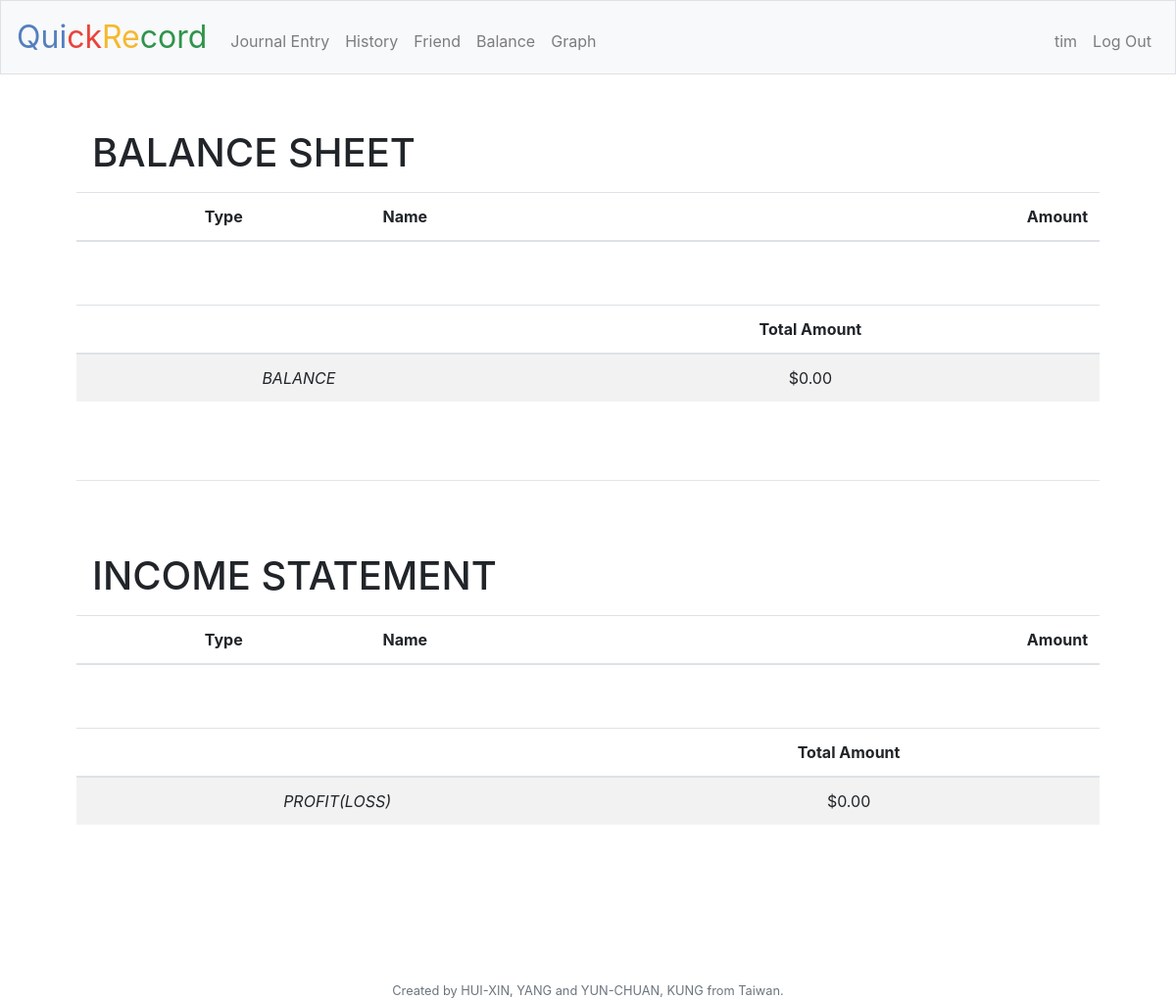
The app's page / (signed in), older data.
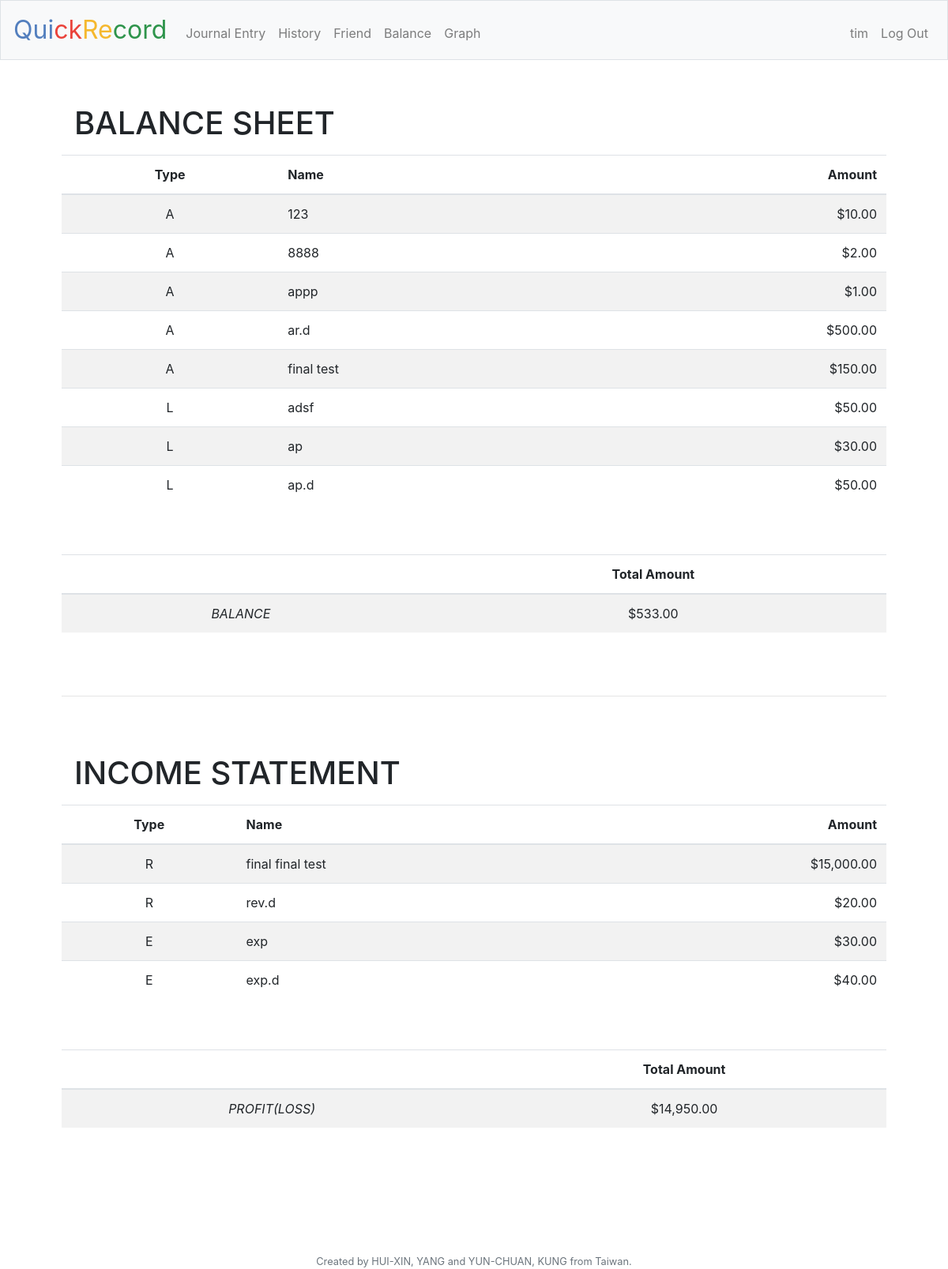
The same page, newer data.
### tables this page shows
CREATE TABLE accounts (
    id integer primary KEY,
    user_id integer not null,
    type text not null,
    name text not null,
    share text,
    sharestatus text,
    shareaccountid integer,
    note text,
    initial numeric default 0,
    amount numeric default 0,
    asker_id integer,
    FOREIGN KEY(user_id) REFERENCES users(id)
);

### application.py (the view)
@app.route("/")
@login_required
def index():
    A_balances, L_balances, R_balances, E_balances, balance, profit = allaccounts_gt0()
    return render_template("index.html", A_balances=A_balances, L_balances=L_balances, R_balances=R_balances, E_balances=E_balances, balance=balance, profit=profit)

### application.py (called while the page is built)
@app.after_request
def after_request(response):
    response.headers["Cache-Control"] = "no-cache, no-store, must-revalidate"
    response.headers["Expires"] = 0
    response.headers["Pragma"] = "no-cache"
    return response

@login_required
def allaccounts_gt0():
    noshare="None"
    share="Shared"
    pending="Waiting for approval"
    rows = db.execute("""
        SELECT *
        FROM accounts
        WHERE user_id=:user_id and (sharestatus=:noshare or sharestatus=:share or sharestatus=:pending)
        GROUP by name
        HAVING amount >0;
    """, user_id=session["user_id"], noshare=noshare, share=share, pending=pending)
    A_balances, L_balances, R_balances, E_balances, balance, profit = accountformat(rows)
    return (A_balances, L_balances, R_balances, E_balances, balance, profit)

### helpers.py (called while the page is built, shortened)
def login_required(f):
    @wraps(f)
    def decorated_function(*args, **kwargs):
        if session.get("user_id") is None:
            return redirect("/login")
        return f(*args, **kwargs)
    return decorated_function

def usd(value):
    return f"${value:,.2f}"

### templates/index.html (shortened to what this page needs)
{% extends "layout.html" %}
{% block main %}
    <h1 class="navbar navbar-expand-md navbar-light">BALANCE SHEET</h1>
    <table class="table table-striped">
        <thead>
            <tr>
                <th>Type</th>
                <th id="name">Name</th>
                <th id="amount">Amount</th>
            </tr>
        </thead>
        <tbody>
            {% for A_balance in A_balances %}
            <tr>
                <td>{{A_balance["type"]}}</td>
                <td id="name">{{A_balance["name"]}}</td>
                <td id="amount">{{A_balance["amount"]}}</td>
            </tr>
            {% endfor %}
            {% for L_balance in L_balances %}
            <tr>
                <td>{{L_balance["type"]}}</td>
                <td id="name">{{L_balance["name"]}}</td>
                <td id="amount">{{L_balance["amount"]}}</td>
            </tr>
            {% endfor %}
        </tbody>
    </table>
    <br></br>
    <table class="table table-striped">
        <thead>
            <tr>
                <th colspan="4"></th>
                <th>Total Amount</th>
            </tr>
        </thead>
        <tbody>
            <tr>
                <td colspan="4"><em>BALANCE</em></td>
                <td>{{balance}}</td>
            </tr>
        </tbody>
    </table>
    <br></br>
    <hr class="style-one-line" />
    <br></br>
    <h1 class="navbar navbar-expand-md navbar-light">INCOME STATEMENT</h1>
    <table class="table table-striped">
        <thead>
            <tr>
                <th>Type</th>
                <th id="name">Name</th>
                <th id="amount">Amount</th>
            </tr>
        </thead>
        <tbody>
            {% for R_balance in R_balances %}
            <tr>
                <td>{{R_balance["type"]}}</td>
                <td id="name">{{R_balance["name"]}}</td>
                <td id="amount">{{R_balance["amount"]}}</td>
            </tr>
            {% endfor %}
            {% for E_balance in E_balances %}
            <tr>
                <td>{{E_balance["type"]}}</td>
                <td id="name">{{E_balance["name"]}}</td>
                <td id="amount">{{E_balance["amount"]}}</td>
            </tr>
            {% endfor %}
        </tbody>
    </table>
    <br></br>
    <table class="table table-striped">
        <thead>
            <tr>
                <th colspan="4"></th>
                <th>Total Amount</th>
            </tr>
        </thead>
        <tbody>
            <tr>
                <td colspan="4"><em>PROFIT(LOSS)</em></td>
                <td>{{profit}}</td>
            </tr>
        </tbody>
    </table>
{% endblock %}

### templates/layout.html (shortened to what this page needs)
<!DOCTYPE html>
<html lang="en">
    <head>
        <link rel="stylesheet" href="https://cdn.jsdelivr.net/npm/bootstrap@4.5.3/dist/css/bootstrap.min.css">
        <link href="/static/styles.css" rel="stylesheet">
    </head>
    <body>
        <nav class="navbar navbar-expand-md navbar-light bg-light border">
            <a class="navbar-brand" href="/"><span class="blue">Qui</span><span class="red">ck</span><span class="yellow">Re</span><span class="green">cord</span> </a>
            <div class="collapse navbar-collapse" id="navbar">
                {% if session.user_id %}
                    <ul class="navbar-nav mr-auto mt-2">
                        <li class="nav-item"><a class="nav-link" href="/journalentry">Journal Entry</a></li>
                        <li class="nav-item"><a class="nav-link" href="/history">History</a></li>
                        <li class="nav-item"><a class="nav-link" href="/friend">Friend</a></li>
                        <li class="nav-item"><a class="nav-link" href="/balance">Balance</a></li>
                        <li class="nav-item"><a class="nav-link" href="/quote_bar">Graph</a></li>
                    </ul>
                    <ul class="navbar-nav ml-auto mt-2">
                        <li class="nav-item"><a class="nav-link">{{session.user_name}}</a></li>
                        <li class="nav-item"><a class="nav-link" href="/logout">Log Out</a></li>
                    </ul>
                {% else %}
                    <ul class="navbar-nav ml-auto mt-2">
                        <li class="nav-item"><a class="nav-link" href="/register">Register</a></li>
                        <li class="nav-item"><a class="nav-link" href="/login">Log In</a></li>
                    </ul>
                {% endif %}
            </div>
        </nav>
        <main class="container p-5">
            {% block main %}{% endblock %}
        </main>
        <br></br>
        <br></br>
        <footer class="small text-center text-muted">
            Created by HUI-XIN, YANG and YUN-CHUAN, KUNG from Taiwan.
        </footer>
    </body>
</html>

### static/styles.css (style rules this page uses)
nav .navbar-brand { font-size: xx-large; }
nav .navbar-brand .blue { color: #537fbe; }
nav .navbar-brand .red { color: #ea433b; }
nav .navbar-brand .yellow { color: #f5b82e; }
nav .navbar-brand .green { color: #2e944b; }
main { overflow-x: auto; text-align: center; }
main table { text-align: center; }
#name { text-align: left; }
#amount { text-align: right; }
hr.style-one-line { border: 0; height: 0; border-top: 1px solid rgba(0,0,0,0.1); border-bottom: 1px solid rgba(255,255,255,0.3); }

Row changes from the older to the newer data that the page shows:
added accounts: type "A", name "123", amount "$10.00", shown under "BALANCE SHEET"
added accounts: type "A", name "8888", amount "$2.00", shown under "BALANCE SHEET"
added accounts: type "A", name "appp", amount "$1.00", shown under "BALANCE SHEET"
added accounts: type "A", name "ar.d", amount "$500.00", shown under "BALANCE SHEET"
added accounts: type "A", name "final test", amount "$150.00", shown under "BALANCE SHEET"
added accounts: type "L", name "adsf", amount "$50.00"
added accounts: type "L", name "ap", amount "$30.00"
added accounts: type "L", name "ap.d", amount "$50.00"
added accounts: type "R", name "final final test", amount "$15,000.00", shown under "INCOME STATEMENT"
added accounts: type "R", name "rev.d", amount "$20.00", shown under "INCOME STATEMENT"
added accounts: type "E", name "exp", amount "$30.00"
added accounts: type "E", name "exp.d", amount "$40.00"
Text that changed along with them:
{{ balance }}: "$0.00" → "$533.00"
{{ profit }}: "$0.00" → "$14,950.00"
